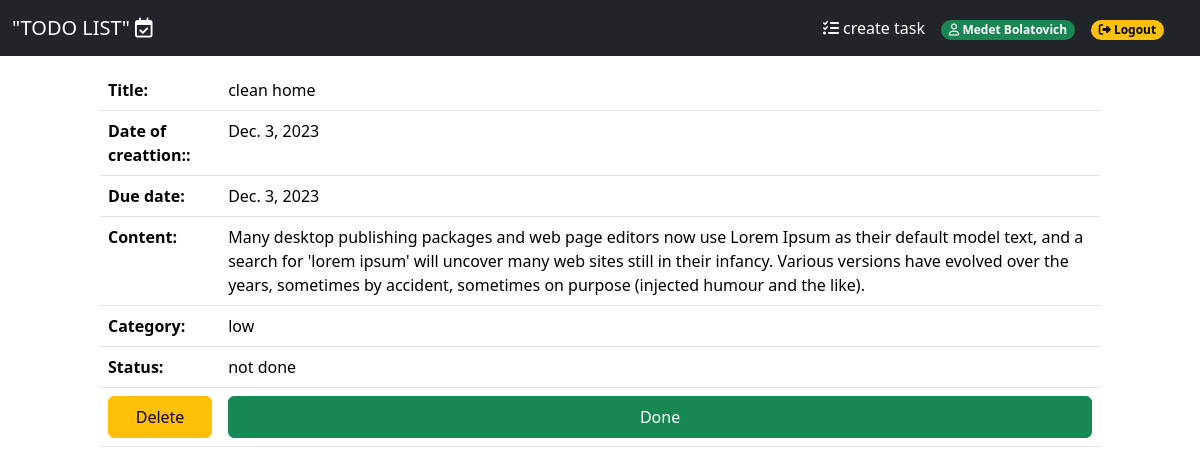
The page /detail/11/ (signed in) on the database its author committed.
### app/models.py (models this page shows)
class Todolist(models.Model):
    title = models.CharField(max_length=250)
    content = models.TextField(blank=True)
    created = models.DateField(default=timezone.now().strftime("%Y-%m-%d"))
    due_date = models.DateField(default=timezone.now().strftime("%Y-%m-%d"))
    category = models.ForeignKey(Category, on_delete=models.PROTECT)
    user = models.ForeignKey(User, on_delete=models.CASCADE)
    status = models.BooleanField(verbose_name="Status", default=False, null=True, blank=True)
    class Meta:
        ordering = ['-created']

class Category(models.Model):
    name = models.CharField(max_length=30)
    class Meta:
        verbose_name = "Category"
        verbose_name_plural = "Categories"
    def __str__(self):
        return self.name

### app/views.py (the view, shortened to what this page needs)
# urls.py: path('detail/<int:pk>/', TodoDetailView.as_view(), name='detail'),
class TodoDetailView(View):
    def get(self, request, pk):
        todo = Todolist.objects.get(user=request.user.id, pk=pk)
        context = {'info':todo}
        return render(request, 'detail.html', context)

### templates/detail.html (shortened to what this page needs)
{% extends "base.html" %}
{% block content %}
<div class="container">
            <table class="table mx-auto d-block" style="width: 1000px;">
                <tr>
                    <th> Title: </th>
                    <td> {{ info.title }} </td>
                </tr>
                <tr>
                    <th> Date of creattion:: </th>
                    <td> {{ info.created }} </td>
                </tr>
                <tr>
                    <th> Due date: </th>
                    <td> {{ info.due_date }} </td>
                </tr>
                <tr>
                    <th> Content: </th>
                    <td> {{ info.content }} </td>
                </tr>
                <tr>
                    <th> Category: </th>
                    <td> {{ info.category }} </td>
                </tr>
                <tr>
                    <th> Status: </th>
                    <td> {% if info.status %} done {% else %} not done {% endif %} </td>
                </tr>
                <tr>
                    <form method="post">
                    <td>
                        <a class="btn btn-warning w-100 py-2" href="{% url 'delete' info.pk %}" class="delete"> Delete </a>
                    </td>
                    <td>
                        <button class="btn btn-success w-100 py-2" type="submit"> Done </button>
                    </td>
                    </form>
                </tr>
            </table>
</div>
{% endblock %}

### templates/base.html (shortened to what this page needs)
{% load static %}
<!DOCTYPE html>
<html lang="en">
<head>
    <link href="https://cdn.jsdelivr.net/npm/bootstrap@5.3.2/dist/css/bootstrap.min.css" rel="stylesheet">
</head>
<body>
    <nav class="navbar navbar-expand-md navbar-dark fixed-top bg-dark">
        <div class="container-fluid">
            <a class="navbar-brand" href="{% url 'todolist' %}"> "TODO LIST" <i class="fa-regular fa-calendar-check"></i></a>
            <div class="offcanvas offcanvas-end text-bg-dark" tabindex="-1" id="offcanvasNavbar2" aria-labelledby="offcanvasNavbar2Label">
                <div class="offcanvas-body">
                    <ul class="navbar-nav justify-content-end flex-grow-1 pe-3">
                        {% if request.user.is_authenticated %}
                        <li class="nav-item">
                            <a class="nav-link active" aria-current="page" href="{% url 'todocreate' %}"><i class="fa-solid fa-list-check"></i> create task</a>
                        </li>
                        <li class="nav-item">
                            <span class="nav-link active" aria-current="page"><span class="badge text-bg-success rounded-pill" > <i class="fa-regular fa-user"></i>   {{ request.user.first_name }} </span></span>
                        </li>
                        <li class="nav-item">
                            <a class="nav-link active" aria-current="page" href="{% url 'logout' %}"> <span class="badge text-bg-warning rounded-pill"><i class="fa-solid fa-right-from-bracket"></i>  Logout</span> </a>
                        </li>
                        {% endif %}
                    </ul>
                </div>
            </div>
        </div>
    </nav>
    <div style="margin-top: 70px;">
        {% block content %}
        {% endblock %}
    </div>
</body>
</html>

### rows shown on the page
Todolist: title "clean home", created "Dec. 3, 2023", due_date "Dec. 3, 2023", content "Many desktop publishing packages and web page editors now use Lorem Ipsum as their default model text, and a search for 'lorem ipsum' will uncover many web sites still in their infancy. Various versions have evolved over the years, sometimes by accident, sometimes on purpose (injected humour and the like).", category "low"

### other values the page prints
{{ request.user.first_name }} "Medet Bolatovich"
